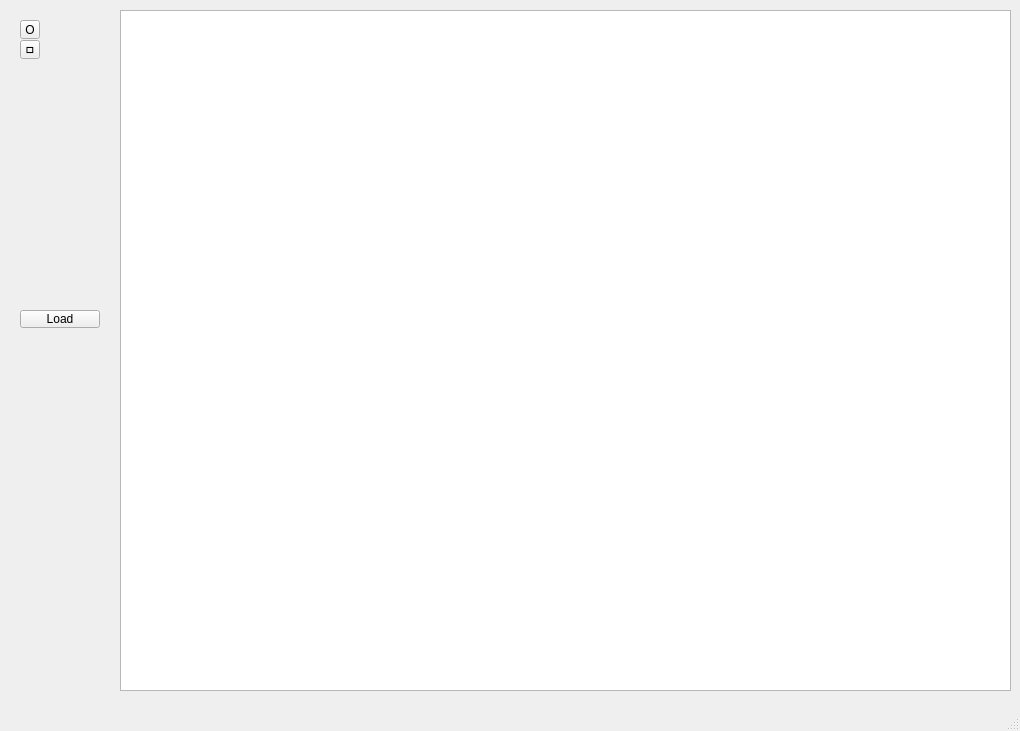
<?xml version="1.0" encoding="UTF-8"?>
<ui version="4.0">
 <class>MainWindow</class>
 <widget class="QMainWindow" name="MainWindow">
  <property name="geometry">
   <rect>
    <x>0</x>
    <y>0</y>
    <width>1020</width>
    <height>731</height>
   </rect>
  </property>
  <property name="windowTitle">
   <string>MainWindow</string>
  </property>
  <widget class="QWidget" name="centralwidget">
   <widget class="QGraphicsView" name="graphicsView">
    <property name="geometry">
     <rect>
      <x>120</x>
      <y>10</y>
      <width>891</width>
      <height>681</height>
     </rect>
    </property>
   </widget>
   <widget class="QToolButton" name="toolButton1">
    <property name="geometry">
     <rect>
      <x>20</x>
      <y>20</y>
      <width>20</width>
      <height>19</height>
     </rect>
    </property>
    <property name="text">
     <string>O</string>
    </property>
   </widget>
   <widget class="QToolButton" name="toolButton_2">
    <property name="geometry">
     <rect>
      <x>20</x>
      <y>40</y>
      <width>20</width>
      <height>19</height>
     </rect>
    </property>
    <property name="text">
     <string>ㅁ</string>
    </property>
   </widget>
   <widget class="QPushButton" name="LoadButton">
    <property name="geometry">
     <rect>
      <x>20</x>
      <y>310</y>
      <width>80</width>
      <height>18</height>
     </rect>
    </property>
    <property name="text">
     <string>Load</string>
    </property>
   </widget>
  </widget>
  <widget class="QMenuBar" name="menubar">
   <property name="geometry">
    <rect>
     <x>0</x>
     <y>0</y>
     <width>1020</width>
     <height>17</height>
    </rect>
   </property>
  </widget>
  <widget class="QStatusBar" name="statusbar"/>
 </widget>
 <resources/>
 <connections/>
</ui>
